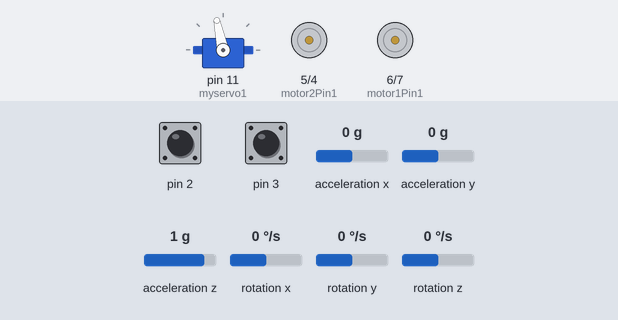
The sketch below on a simulated Arduino Leonardo, built with avr-gcc and run on an emulated ATmega32U4. On the bench: servo, motor-driver pin pairs drawn as motors (green arrow = first pin HIGH = forward, orange = second pin HIGH = backward, longer = more drive). Inputs (shaded band) come from the test bench; at power-on: acceleration y 0 g, pin 2 HIGH, pin 3 HIGH, acceleration x 0 g, acceleration z 1 g, rotation x 0 °/s, rotation y 0 °/s, rotation z 0 °/s. What the sketch prints to the serial monitor is not drawn.

Above: at 1.4 s.
1.5 s: acceleration y set to -1.4 g
At 1.9 s:
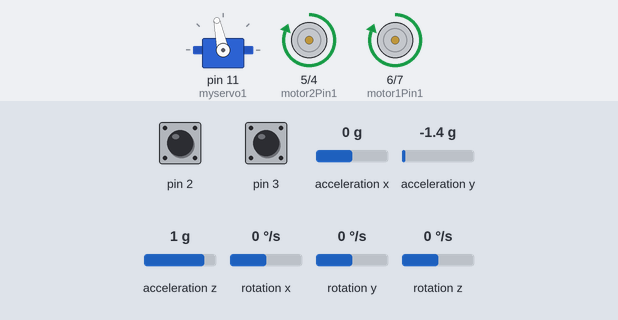
3.0 s: acceleration y set to 0.3 g
6.0 s: acceleration y set to 0.6 g
At 7.8 s:
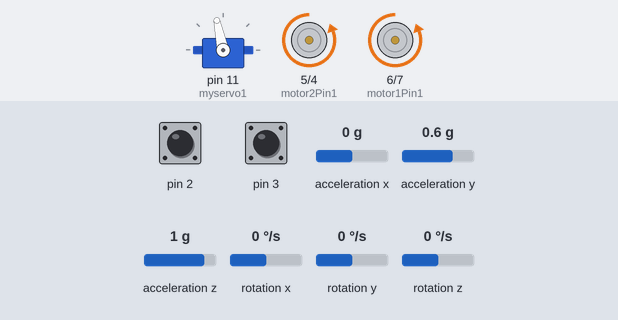
Timing chart, 0 to 9.3 s (numbered marks = the images above; inputs shaded):
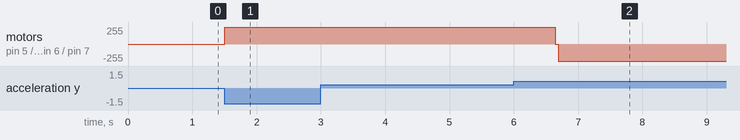

Measured:
- the behaviour switches between 0.4 and 0.5 g on acceleration y (found by bisection; images 1 and 2)
- after the input at 1.5 s, motor on pin 5 (motor2Pin1) / pin 4 (motor2Pin2), motor on pin 6 (motor1Pin1) / pin 7 (motor1Pin2): stopped → forward 255/255 at once
- after the input at 3.0 s, every drawn part: stays the same

The sketch:

PID_control.ino
```cpp
#include <Wire.h>
// #include <Adafruit_MPU6050.h>
#include <MPU6050_light.h>
#include <Adafruit_Sensor.h>
#include <SoftwareSerial.h>
#include "encoder.h"
#include <Servo.h>


MPU6050 mpu(Wire);
Servo myservo1;
Servo myservo2;


int motor1Pin1 = 6;
int motor1Pin2 = 7;
int motor2Pin1 = 5;
int motor2Pin2 = 4;
int motorDirection = 1;
double setpoint = 0;
double Kp = 35;//10.532;
double Ki = 0.2;//18.338;
double Kd = -0.4;//1.00.577;

double error, lastError = 0;
double P, I, D;
double output;

// MPU6050 offsets
int accelXOffset = 0;
int accelYOffset = 0;
int accelZOffset = 0;
int gyroXOffset = 0;
int gyroYOffset = 0;
int gyroZOffset = 0;

// Tolerance range for the error
double errorTolerance = 0.2;

//bluetooth module code
#define BT_
// SoftwareSerial bluetooth (10,9);

void setup() {
  myservo1.attach(11);
  myservo1.write(102);
  delay(100);
  myservo1.detach();
  //myservo2.attach(8);

  //myservo2.write(0);
  Wire.begin();
  Serial.begin(115200);
  // bluetooth.begin(9600);
  while (!Serial){}
    delay(10); // will pause Zero, Leonardo, etc until serial console opens
    Serial.println("Hi");
    byte status = mpu.begin();
    Serial.print("MPU6050 status: ");
    Serial.println(status);
    while(status!=0){ } // stop everything if could not connect to MPU6050

    Serial.println(F("Calculating offsets, do not move MPU6050"));
    // mpu.calcOffsets();
    // Serial.print("Gx:"); Serial.print(mpu.getGyroXoffset());
    // Serial.print("\tGy:"); Serial.print(mpu.getGyroYoffset());
    // Serial.print("\tGz:"); Serial.print(mpu.getGyroZoffset());
    // Serial.print("\tAx:"); Serial.print(mpu.getAccXoffset());
    // Serial.print("\tAy:"); Serial.print(mpu.getAccYoffset());
    // Serial.print("\tAz:"); Serial.print(mpu.getAccZoffset());
    // delay(5000);

    // Gx:-2.83	Gy:3.19	Gz:1.33	Ax:0.02	Ay:-0.04	Az:0.04
    // Gx:-2.97	Gy:3.02	Gz:0.22	Ax:0.02	Ay:-0.02	Az:0.04
// Gx:-2.79	Gy:3.10	Gz:1.33	Ax:0.06	Ay:-0.03	Az:0.04
    mpu.setGyroOffsets(-2.79, 3.10, 1.33);
    mpu.setAccOffsets(0.06, -0.03, 0.04);

    // mpu.upsideDownMounting = true; // uncomment this line if the MPU6050 is omounted upside-down
    Serial.println("Done!\n");

  attachInterrupt(digitalPinToInterrupt(2), encoderHandlerR,  CHANGE);
  attachInterrupt(digitalPinToInterrupt(3), encoderHandlerR, CHANGE);
  attachInterrupt(digitalPinToInterrupt(20), encoderHandlerL,  CHANGE);
  attachInterrupt(digitalPinToInterrupt(21), encoderHandlerL, CHANGE);


  Serial.println("");
  delay(100);

  // Calibrate MPU6050 offsets

  pinMode(motor1Pin1, OUTPUT);
  pinMode(motor1Pin2, OUTPUT);
  pinMode(motor2Pin1, OUTPUT);
  pinMode(motor2Pin2, OUTPUT);
}

void loop() {

  mpu.update();
  double gyroAngle = mpu.getAngleX();

  error = setpoint - gyroAngle;
  P = Kp * error;
  I += Ki * error;
  D = mpu.getGyroX();//Kd * (error - lastError);
  output = constrain(P + I + D, -255, 255);
  lastError = error;

  //Check if the error is within the tolerance range
  // if (fabs(error) < errorTolerance) {
  //   output = 0.0;  // Set the output to zero
  //   //I = 0.0;      // Reset the integral term
  // }

  // if (output > 255.00) {
  //   output = 254.00;
  // } else if (output < -255.00) {
  //   output = -254.00;
  // }
  int motorSpeed = abs(output);  // Map the absolute output to the motor speed range

  if (output < 0.00) {
    analogWrite(motor1Pin1, 0);
    analogWrite(motor1Pin2, motorSpeed);
    analogWrite(motor2Pin1, 0);
    analogWrite(motor2Pin2, motorSpeed);
  }
  else if(output == 0){
        analogWrite(motor1Pin1, 0);
      analogWrite(motor1Pin2, 0);
      analogWrite(motor2Pin1, 0);
      analogWrite(motor2Pin2, 0);
  }
  else {
    analogWrite(motor1Pin1, motorSpeed);
    analogWrite(motor1Pin2, 0);
    analogWrite(motor2Pin1, motorSpeed);
    analogWrite(motor2Pin2, 0);
  }

  // if (motorDirection == 1) {

  // } else if (motorDirection == -1) {

  // }

  // Serial.print("Angle:");
  // Serial.println(gyroAngle);
  // Serial.print("Out:"); Serial.println(output);

  // delay(500);
  // Serial.print(",");
  // Serial.print("Output:");
  // Serial.print(output);
  // Serial.print(",");
  // Serial.print("Motor Speed:");
  // Serial.print(motorSpeed);
  // Serial.print(",");
  // Serial.print("Motor Direction:");
  // Serial.println(motorDirection);
  // delay(20);  // Adjust delay as needed


  //the code to send the data via bluetooth module
  // if (bluetooth.available())
  // {
  //   int cmd =bluetooth.read();
  //   float input = (analogRead(A0)) / x;
  //   //Serial.println(input)
  // }
  // if (cmd == 1)
  // {
  //   if(input>5){bluetooth.write(closed);}
  //   else{bluetooth.write(opened);}
  // }
}
```

encoder.h
```cpp
long encoderValueL = 0;
long encoderValueR = 0;
int c=0;

long lastEncoded= 0;
int angleR= 0;
int angleL= 0;

void encoderHandlerL() {
  int MSB = digitalRead(2); //MSB = most significant bit
  int LSB = digitalRead(3); //LSB = least significant bit

  int encoded = (MSB << 1) | LSB; //converting the 2 pin value to single number
  int sum  = (lastEncoded << 2) | encoded; //adding it to the previous encoded value

  if(sum == 0b1101 || sum == 0b0100 || sum == 0b0010 || sum == 0b1011) {
    encoderValueL++; //CW
  }
  if(sum == 0b1110 || sum == 0b0111 || sum == 0b0001 || sum == 0b1000) {
    encoderValueL--; //CCW
  }

  lastEncoded = encoded; //store this value for next time
  angleL = encoderValueL*360/810;
  // Serial.print("L:");Serial.println(angleL);


}

void encoderHandlerR() {
  int MSB = digitalRead(20); //MSB = most significant bit
  int LSB = digitalRead(21); //LSB = least significant bit

  int encoded = (MSB << 1) | LSB; //converting the 2 pin value to single number
  int sum  = (lastEncoded << 2) | encoded; //adding it to the previous encoded value

  if(sum == 0b1101 || sum == 0b0100 || sum == 0b0010 || sum == 0b1011) {
    encoderValueR++; //CW
  }
  if(sum == 0b1110 || sum == 0b0111 || sum == 0b0001 || sum == 0b1000) {
    encoderValueR--; //CCW
  }

  lastEncoded = encoded; //store this value for next time
  angleR = encoderValueR*360/810;
  // Serial.print("R:");Serial.println(angleR);


}

void driveMotor(){

}
```
